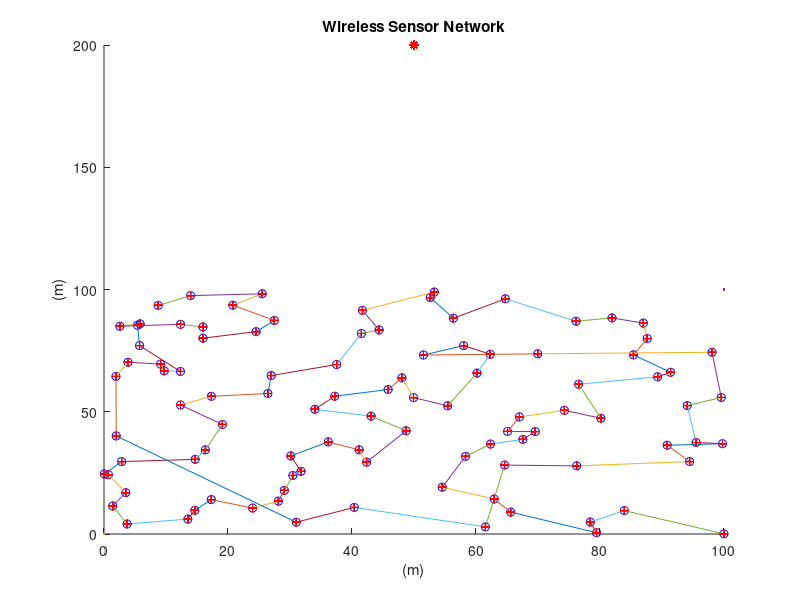
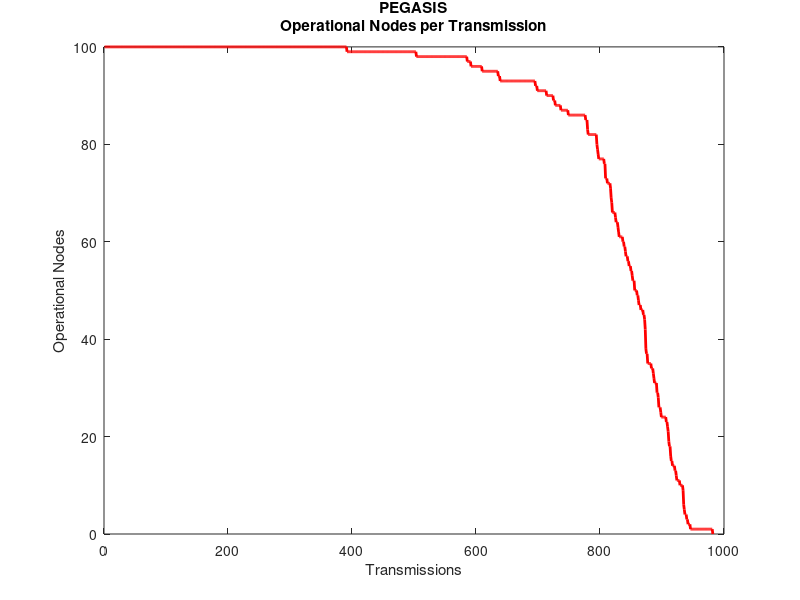
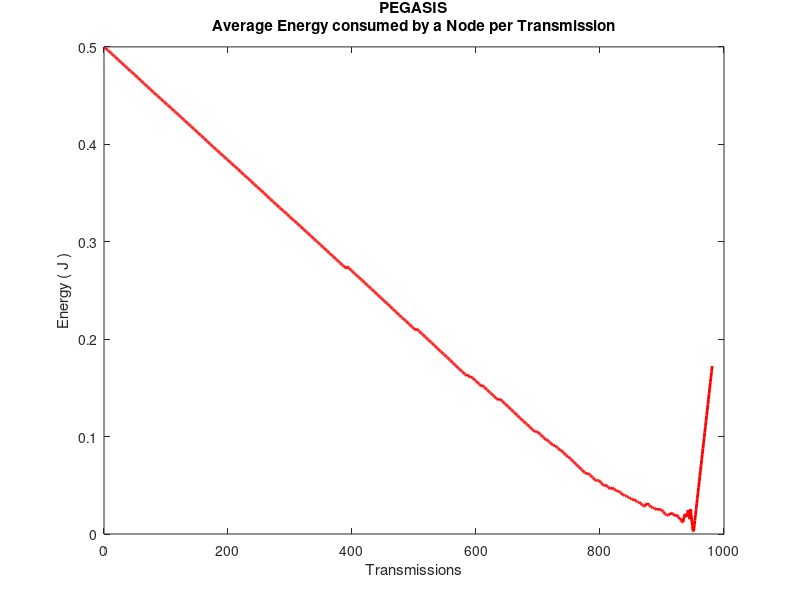

The MATLAB source for these figures, in order:

%%%%%%%%%%%%%%%%%%%%%%%%%%%%%%%%%%%%%%%%%%%%%%%%%%%%%%%%%%%%%%%%%%%%%%%%
close all;
clear;
clc;
%%%%%%%%%%%%%%%%%%%% Network Establishment Parameters %%%%%%%%%%%%%%%%%%%%
%%% Area of Operation %%%
% Field Dimensions in meters %
xm=100;
ym=100;
x=0; % added for better display results of the plot
y=0; % added for better display results of the plot
% Number of Nodes in the field %
n=100;
% Number of Dead Nodes in the beggining %
dead_nodes=0;
% Coordinates of the Sink (location is predetermined in this simulation) %
sinkx=50;
sinky=200;
%%% Energy Values %%%
% Initial Energy of a Node (in Joules) % 
Eo=0.5; % units in Joules 0.5
% Energy required to run circuity (both for transmitter and receiver) %
Eelec=50*10^(-9); % units in Joules/bit
ETx=50*10^(-9); % units in Joules/bit
ERx=50*10^(-9); % units in Joules/bit
% Transmit Amplifier Types %
Eamp=100*10^(-12); % units in Joules/bit/m^2 (amount of energy spent by the amplifier to transmit the bits)
% Data Aggregation Energy %
EDA=5*10^(-9); % units in Joules/bit
% Size of data package %
k=4000; % units in bits 
% Round of Operation %
rnd=0;
% Current Number of operating Nodes %
operating_nodes=n;
transmissions=0;
d(n,n)=0;
temp_dead=0;
dead_nodes=0;
selected=0;
flag1stdead=0;
count=0;
turn=0;
temp_val=0;
%%%%%%%%%%%%%%%%%%%%%%%%%%% End of Parameters %%%%%%%%%%%%%%%%%%%%%%%%%%%%
            %%% Creation of the Wireless Sensor Network %%%
% Plotting the WSN %
for i=1:n
    
    
    SN(i).id=i;	% sensor's ID number
    SN(i).x=rand(1,1)*xm;	% X-axis coordinates of sensor node
    SN(i).y=rand(1,1)*ym;	% Y-axis coordinates of sensor node
    SN(i).E=Eo;     % nodes energy levels (initially set to be equal to "Eo"
    SN(i).cond=1;   % States the current condition of the node. when the node is operational its value is =1 and when dead =0
    SN(i).dts=0;    % nodes distance from the sink
    SN(i).role=0;   % node acts as normal if the value is '0', if elected as a cluster head it  gets the value '1' (initially all nodes are normal)
    SN(i).pos=0;
    SN(i).closest=0;
    SN(i).prev=0;
    SN(i).dis=0;	% distance between two nodes headin towards to the cluster head from position 1
    SN(i).dis2=0;   % distance between two nodes headin towards to the cluster head from position 2
    SN(i).order=0;
    SN(i).sel=0;    % states if the node has already operated for this round or not (if 0 then no, if 1 then yes) 
    SN(i).rop=0;    % number of rounds node was operational
    SN(i).tel=0;    % states how many times the node was elected as a Cluster Head
    order(i)=0;
    hold on;
    figure(1)
    plot(x,y,xm,ym,SN(i).x,SN(i).y,'ob',sinkx,sinky,'*r');
    title 'Wireless Sensor Network';
    xlabel '(m)';
    ylabel '(m)';
    
end
 
    % Calculates Distance Between Each Node and the Sink (Base Station) %
 for i=1:n
    SN(i).dts=sqrt((sinkx-SN(i).x)^2 + (sinky-SN(i).y)^2);
    SN(i).Esink=Eelec*k + Eamp*k*(SN(i).dts)^2;
    T(i)=SN(i).dts;
 end
 
 
    A=sort(T,'descend'); % Creates array A containing the distance between each node and the sink,
                % sorted in an asceding order
     
     A_id(1:n)=0;
     % Creates array A_id which is sorted in a way that it's elements are
     % aligned with those of A. Contains the node ID
     for i=1:n
         for j=1:n
            if A(i)==SN(j).dts
               A_id(i)=SN(j).id;
            end
         end
     end
     
     
     % Creation of d Array with shortest distances %
     
     
            for i=1:n
             SN(i).closest=0;
             for j=1:n
                d(j,i)=sqrt((SN(i).x-SN(j).x)^2 + (SN(i).y-SN(j).y)^2);
                if d(j,i)==0
                    d(j,i)=9999;
                end
             end
            end
       
                  
        for i=1:n     
            [M,I]=min(d(:,i)); % finds the minimum distance of node to CH
            [Row, Col] = ind2sub(size(d),I); % displays the Cluster Number in which this node belongs too
            SN(i).closest=Row; % assigns node to the cluster
            SN(i).dis= d(Row,i); % assigns the distance of node to CH
        end
     
     
        % Choosing furthest node from sink %
        for i=1:n
             if SN(A_id(i)).E>0 && SN(A_id(i)).sel==0 && SN(A_id(i)).cond==1
                set= A_id(i);
                SN(set).sel=1;
                SN(set).pos=1;
                break;
             end
        end
     order(1)=set;
     
     temp=1;   
        while selected<n
            min_dis=9999;
            for i=1:n
                if  SN(i).sel==0 
                    d=sqrt((SN(i).x-SN(set).x)^2 + (SN(i).y-SN(set).y)^2);
                    if d<min_dis
                        min_dis=d;
                        next=i; 
                    end
                end
            end
            selected=selected+1;
            SN(set).closest=next;
            SN(set).dis=min_dis;
            SN(next).sel=1;
            SN(next).prev=set;
            SN(next).dis2=sqrt((SN(set).x-SN(next).x)^2 + (SN(set).y-SN(next).y)^2);
            plot([SN(set).x SN(next).x], [SN(set).y SN(next).y])
            hold on;
            set=next;
            temp=temp+1;
            order(temp)=set;
        end
        
   
        order(n+1)=[];
        SN(set).pos=2;
        SN(set).dis=0;
        SN(set).closest=0;
        for i=1:n
            if SN(i).closest==set && SN(i).pos==0;
               SN(set).prev=i;
               SN(set).dis2=sqrt((SN(i).x-SN(set).x)^2 + (SN(i).y-SN(set).y)^2);
            end
        end
    
        
        
        
                    % Data Transmission %
        
        
        
        
        
while operating_nodes>0
    
        energy=0;
        
        for i=1:n
             SN(i).role=0;
        end
     
        % Cluster Head Election %
        cluster_head=mod(turn,n) +1;
        if SN(cluster_head).cond==0
            while SN(cluster_head).cond==0
               turn=turn+1;
               cluster_head=mod(turn,n) +1;
            end
        end
        if SN(cluster_head).cond==1
            SN(cluster_head).role=1;
            SN(cluster_head).tel=SN(cluster_head).tel+1;
            figure(1)
            plot(SN(cluster_head).x,SN(cluster_head).y,'+r')
        end
     
     
        for i=1:n
            if order(i)==cluster_head
                cl_pos=i;
                break;
            end
        end
        
        
        
  
        
for i=1:n
    if SN(order(i)).E>0 && SN(order(i)).cond==1
        
       if i<cl_pos       
          %%%%%%%%%%%%%%%%%%%%%%%%%%%%%%%%%
          if SN(order(i)).pos==1 && SN(order(i)).role==0 
             ETx= Eelec*k + Eamp*k*SN(order(i)).dis^2;
             SN(order(i)).E=SN(order(i)).E-ETx;
             energy=energy+ETx;
          end
          %%%%%%%%%%%%%%%%%%%%%%%%%%%%%%%%%
          if SN(order(i)).pos==0 && SN(order(i)).role==0
              ERx=(EDA+Eelec)*k;
              ETx= (EDA+Eelec)*k + Eamp*k*SN(order(i)).dis^2; 
              SN(order(i)).E=SN(order(i)).E-ETx-ERx;
              energy=energy+ETx+ERx;
          end     
       end
           
       if i>cl_pos       
          %%%%%%%%%%%%%%%%%%%%%%%%%%%%%%%%%
          if SN(order(i)).pos==2 && SN(order(i)).role==0 
             ETx= Eelec*k + Eamp*k*SN(order(i)).dis2^2;
             SN(order(i)).E=SN(order(i)).E-ETx;
             energy=energy+ETx;
          end
          %%%%%%%%%%%%%%%%%%%%%%%%%%%%%%%%%
          if SN(order(i)).pos==0 && SN(order(i)).role==0
              ERx=(EDA+Eelec)*k;
              ETx= (EDA+Eelec)*k + Eamp*k*SN(order(i)).dis2^2; 
              SN(order(i)).E=SN(order(i)).E-ETx-ERx;
              energy=energy+ETx+ERx;
          end    
       end
        
       if i==cl_pos       
          %%%%%%%%%%%%%%%%%%%%%%%%%%%%%%%%%%%%%%%%%%%%%%%
          if SN(order(i)).pos==0  && SN(order(i)).role==1
             ERx=(EDA+Eelec)*k*2;
             ETx= (EDA+Eelec)*k + Eamp*k*SN(order(i)).dts^2; 
             SN(order(i)).E=SN(order(i)).E-ETx-ERx;
             energy=energy+ETx+ERx;
          end
          %%%%%%%%%%%%%%%%%%%%%%%%%%%%%%%%%%%%%%%%%%%%%%%
          if SN(order(i)).pos==1  && SN(order(i)).role==1
             ERx=(EDA+Eelec)*k;
             ETx= (EDA+Eelec)*k + Eamp*k*SN(order(i)).dts^2; 
             SN(order(i)).E=SN(order(i)).E-ETx-ERx;
             energy=energy+ETx+ERx;
          end
          %%%%%%%%%%%%%%%%%%%%%%%%%%%%%%%%%%%%%%%%%%%%%%%
          if SN(order(i)).pos==2  && SN(order(i)).role==1
             ERx=(EDA+Eelec)*k;
             ETx= (EDA+Eelec)*k + Eamp*k*SN(order(i)).dts^2; 
             SN(order(i)).E=SN(order(i)).E-ETx-ERx;
             energy=energy+ETx+ERx;
          end   
       end
       
    end
    
    if SN(order(i)).E<=0 && SN(order(i)).cond==1
       SN(order(i)).cond=0;
     
       
                 %%%%%%%%%%%%%%%%%%%%%%%%%%%%%%%%%
                 if SN(order(i)).pos==1 && SN(order(i)).role==0
                    if operating_nodes==1
                    done='OK'
                    else
                    t=i;
                    while SN(order(t)).cond==0 && t<n
                        t=t+1;
                    end
                    SN(order(t)).pos=1;
                    SN(order(t)).prev=0;
                    end
                 end
                 %%%%%%%%%%%%%%%%%%%%%%%%%%%%%%%%%
                 if SN(order(i)).pos==2 && SN(order(i)).role==0
                    if operating_nodes==1
                    done='OK';
                    else
                    t=i;
                    while SN(order(t)).cond==0 && t>1
                        t=t-1;
                    end
                    SN(order(t)).pos=2; 
                    SN(order(t)).closest=0;
                    end
                 end
                 %%%%%%%%%%%%%%%%%%%%%%%%%%%%%%%%%
                 if SN(order(i)).pos==0 && SN(order(i)).role==1
                    SN(order(i)).role=0;
                    after=i;
                    for l=after:n 
                        if SN(order(l)).cond==1
                        break;
                        end
                    end
                    bef=i;
                    for j=bef:-1:1 
                        if SN(order(j)).cond==1
                        break;
                        end
                    end
                    SN(order(j)).closest=order(l);
                    SN(order(l)).prev=order(j);
                    SN(order(j)).dis=sqrt((SN(order(l)).x-SN(order(j)).x)^2 + (SN(order(l)).y-SN(order(j)).y)^2);
                    SN(order(l)).dis2=SN(order(j)).closest; 
                 end
                 %%%%%%%%%%%%%%%%%%%%%%%%%%%%%%%%%
                 if SN(order(i)).pos==1 && SN(order(i)).role==1
                    SN(order(i)).role=0;
                    t=i;
                    while SN(order(t)).cond==0 && t<n
                        t=t+1;
                    end
                    SN(order(t)).pos=1;
                 end
                 %%%%%%%%%%%%%%%%%%%%%%%%%%%%%%%%%
                 if SN(order(i)).pos==2 && SN(order(i)).role==1
                    SN(order(i)).role=0;
                    t=i;
                    while SN(order(t)).cond==0 && t>1
                        t=t-1;
                    end
                    SN(order(t)).pos=2; 
                 end
                 %%%%%%%%%%%%%%%%%%%%%%%%%%%%%%%%%
                 if SN(order(i)).pos==0 && SN(order(i)).role==0
                    after=i;
                    for l=after:n 
                        if SN(order(l)).cond==1
                        break;
                        end
                    end
                    bef=i;
                    for j=bef:-1:1 
                        if SN(order(j)).cond==1
                        break;
                        end
                    end
                    SN(order(j)).closest=order(l);
                    SN(order(l)).prev=order(j);
                    SN(order(j)).dis=sqrt((SN(order(l)).x-SN(order(j)).x)^2 + (SN(order(l)).y-SN(order(j)).y)^2);
                    SN(order(l)).dis2=SN(order(j)).dis;       
                 end
                 
                 
                
                operating_nodes=operating_nodes-1
                dead_nodes=dead_nodes+1;
                SN(order(i)).closest=0; 
                SN(order(i)).prev=0;
                SN(order(i)).dis=0;
                SN(order(i)).dis2=0;
                SN(order(i)).pos=101;
                SN(order(i)).rop=rnd;
    end
            
 
end
    
     if operating_nodes<n && temp_val==0
        temp_val=1;
        flag1stdead=rnd;
     end
       
        rnd=rnd+1
        turn=turn+1;
        
        op(rnd)=operating_nodes;
        
    if energy>0
    nrg(rnd)=energy;
    end
    avg1=0;
    for i=1:n
        avg1=avg1+sum(SN(i).E);
    end
    avg_energy(rnd)= avg1/op(rnd);
   sum1=0;
for i=1:flag1stdead
    sum1=nrg(i) + sum1;
end
temp1=sum1/flag1stdead;
temp2=temp1/n;
for i=1:flag1stdead
avg_node(i)=temp2;
end
        
   
end

        
   
    
    % Plotting Simulation Results "Operating Nodes per Transmission" %
    figure(2)
    plot(1:rnd,op(1:rnd),'-r','Linewidth',2);
    title ({'PEGASIS'; 'Operational Nodes per Transmission';})
    xlabel 'Transmissions';
    ylabel 'Operational Nodes';
    hold on;
    

    
    % Plotting Simulation Results "Average Energy consumed by a Node per Transmission" %
    figure(4)
    plot(1:rnd,abs(avg_energy),'-r','Linewidth',2);
    title ({'PEGASIS'; 'Average Energy consumed by a Node per Transmission';})
    xlabel 'Transmissions';
    ylabel 'Energy ( J )';
    hold on;
  
  
